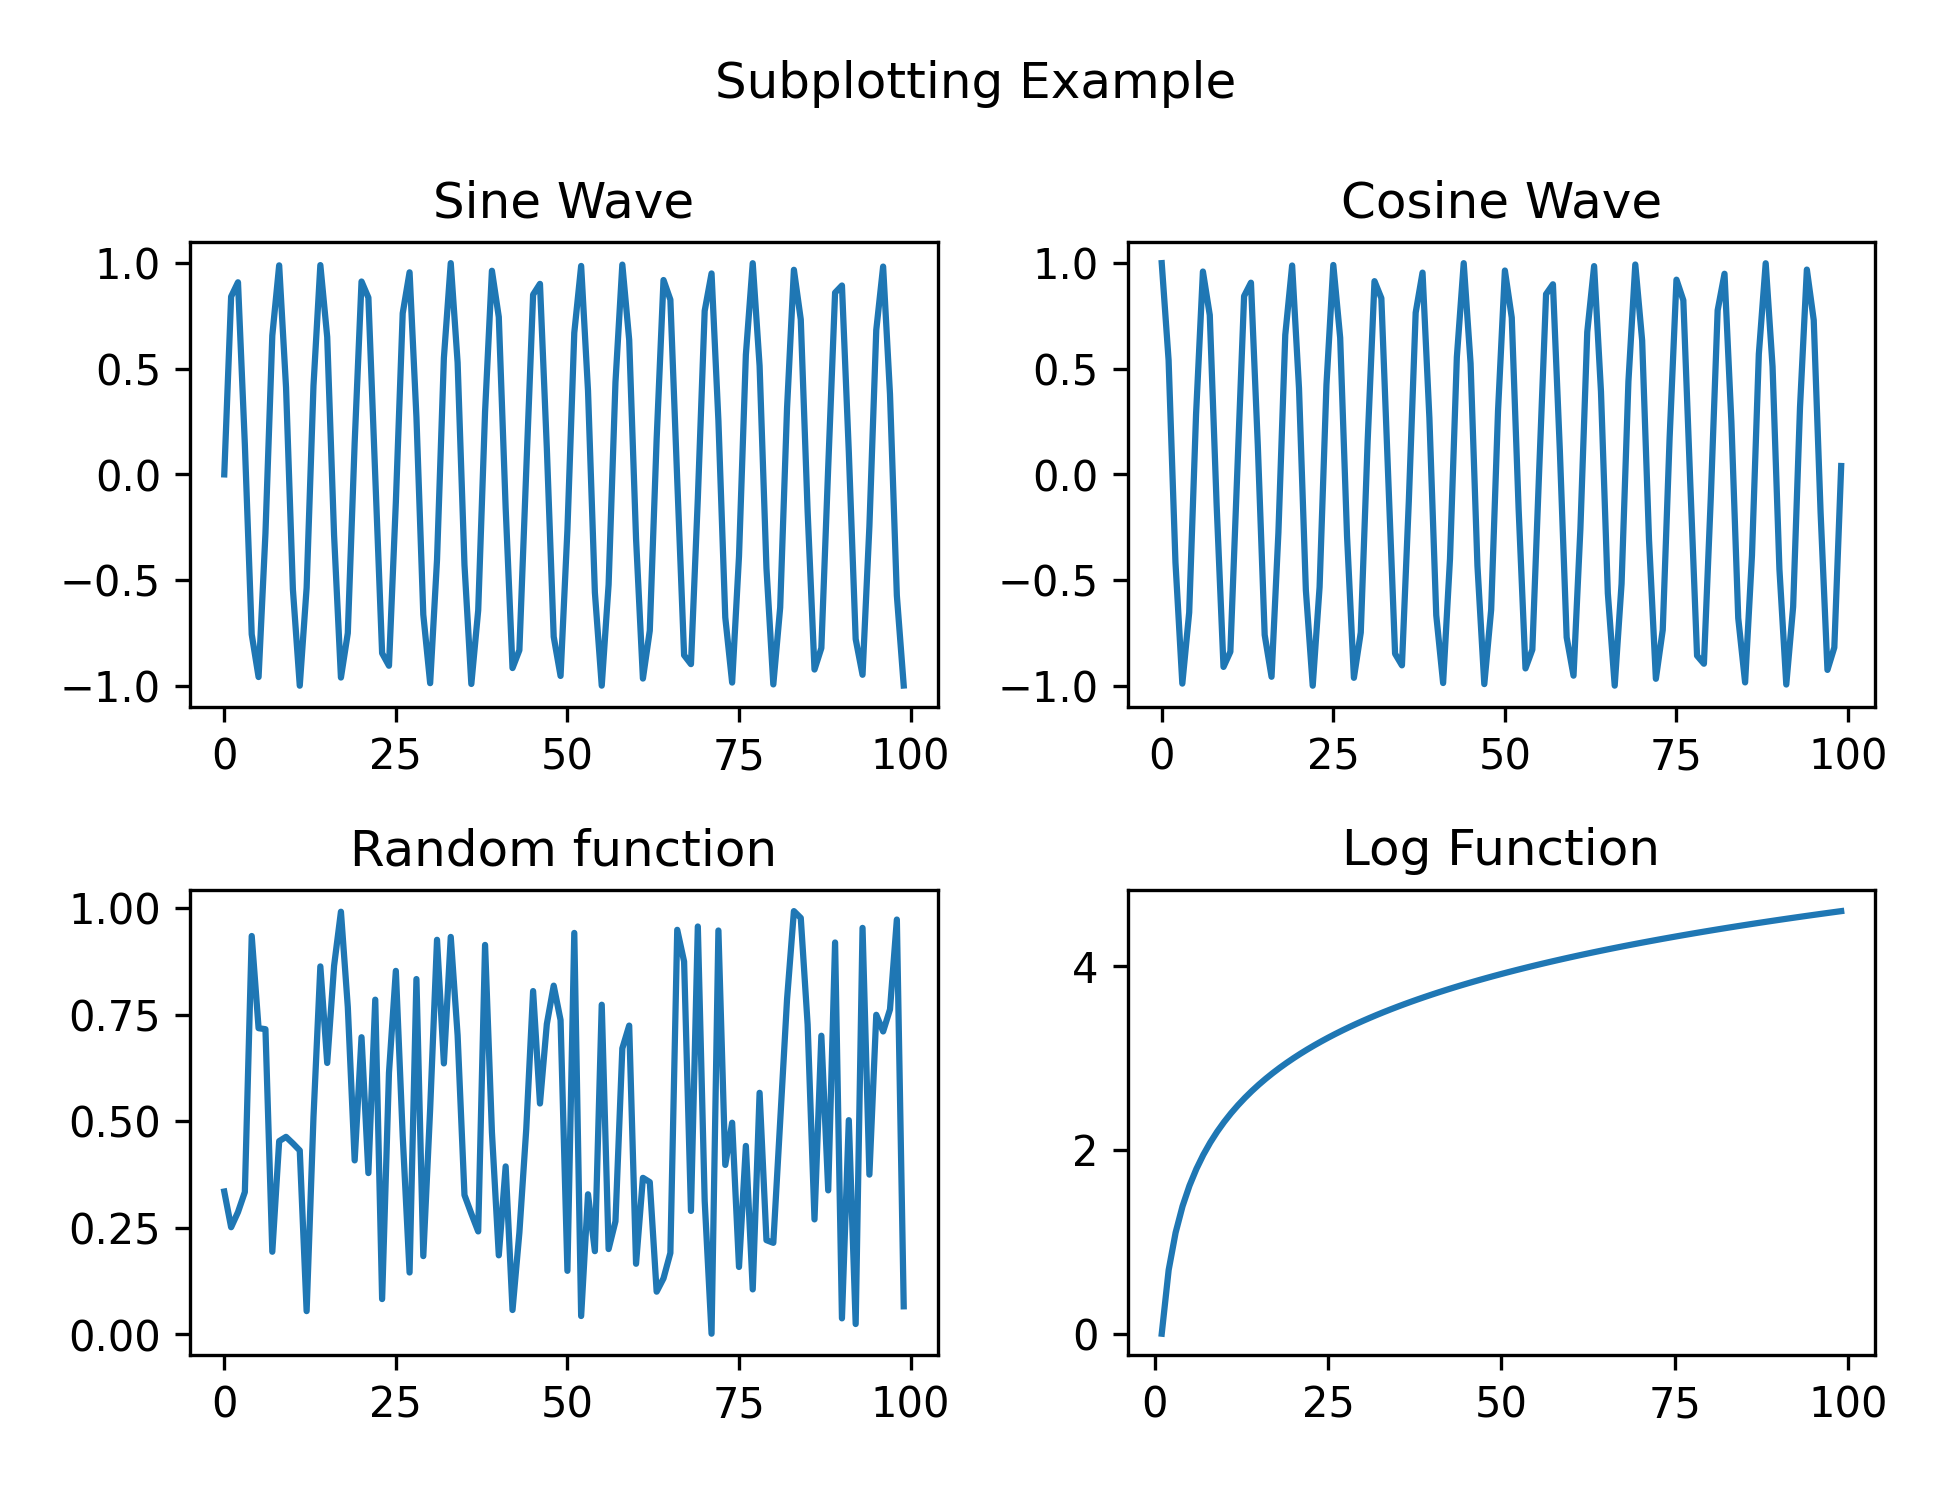

Here is the Python script that generated this plot:
from matplotlib import pyplot as plt
import numpy as np

x = np.arange(100)

fig, axs = plt.subplots(2, 2)

axs[0, 0].plot(x, np.sin(x))
axs[0, 0].set_title("Sine Wave")

axs[0, 1].plot(x, np.cos(x))
axs[0, 1].set_title("Cosine Wave")

axs[1, 0].plot(x, np.random.random(100))
axs[1, 0].set_title("Random function")

axs[1, 1].plot(x, np.log(x))
axs[1, 1].set_title("Log Function")

fig.suptitle('Subplotting Example')

# x1, y1 = np.random.random(100), np.random.random(100)
# x2, y2 = np.arange(100), np.random.random(100)

# # plt.figure(1)
# # plt.scatter(x1, y1)

# # plt.figure(2)
# # plt.plot(x2, y2)

plt.tight_layout()

plt.savefig('subplot.png', dpi=300, transparent=False, bbox_inches="tight", pad_inches=0.2)

plt.show()